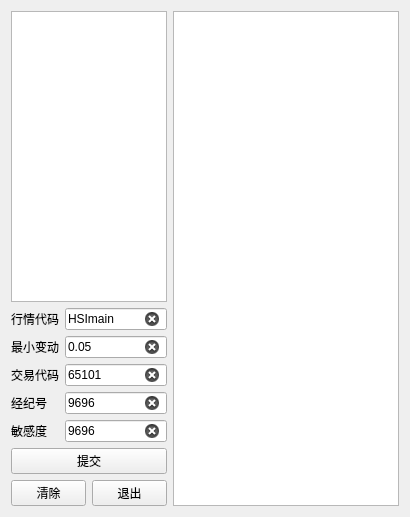
<?xml version="1.0" encoding="UTF-8"?>
<ui version="4.0">
 <class>Form</class>
 <widget class="QWidget" name="Form">
  <property name="geometry">
   <rect>
    <x>0</x>
    <y>0</y>
    <width>410</width>
    <height>515</height>
   </rect>
  </property>
  <property name="windowTitle">
   <string>Form</string>
  </property>
  <layout class="QHBoxLayout" name="horizontalLayout_3">
   <item>
    <layout class="QHBoxLayout" name="horizontalLayout_2">
     <item>
      <layout class="QGridLayout" name="gridLayout">
       <item row="3" column="2" colspan="2">
        <widget class="QLineEdit" name="TRADING_SECURITY_LE">
         <property name="maximumSize">
          <size>
           <width>102</width>
           <height>16777215</height>
          </size>
         </property>
         <property name="text">
          <string>65101</string>
         </property>
         <property name="clearButtonEnabled">
          <bool>true</bool>
         </property>
        </widget>
       </item>
       <item row="4" column="2" colspan="2">
        <widget class="QLineEdit" name="TRADING_NUM_LE">
         <property name="maximumSize">
          <size>
           <width>102</width>
           <height>16777215</height>
          </size>
         </property>
         <property name="text">
          <string>9696</string>
         </property>
         <property name="clearButtonEnabled">
          <bool>true</bool>
         </property>
        </widget>
       </item>
       <item row="1" column="0" colspan="2">
        <widget class="QLabel" name="label_6">
         <property name="maximumSize">
          <size>
           <width>48</width>
           <height>16777215</height>
          </size>
         </property>
         <property name="text">
          <string>行情代码</string>
         </property>
        </widget>
       </item>
       <item row="2" column="0" colspan="2">
        <widget class="QLabel" name="label_8">
         <property name="maximumSize">
          <size>
           <width>48</width>
           <height>16777215</height>
          </size>
         </property>
         <property name="text">
          <string>最小变动</string>
         </property>
        </widget>
       </item>
       <item row="6" column="0" colspan="4">
        <widget class="QPushButton" name="Submit_btn">
         <property name="enabled">
          <bool>true</bool>
         </property>
         <property name="maximumSize">
          <size>
           <width>156</width>
           <height>16777215</height>
          </size>
         </property>
         <property name="styleSheet">
          <string notr="true"/>
         </property>
         <property name="text">
          <string>提交</string>
         </property>
        </widget>
       </item>
       <item row="3" column="0" colspan="2">
        <widget class="QLabel" name="label_2">
         <property name="maximumSize">
          <size>
           <width>48</width>
           <height>16777215</height>
          </size>
         </property>
         <property name="text">
          <string>交易代码</string>
         </property>
        </widget>
       </item>
       <item row="2" column="2" colspan="2">
        <widget class="QLineEdit" name="MARKET_SMALL_LE">
         <property name="maximumSize">
          <size>
           <width>102</width>
           <height>16777215</height>
          </size>
         </property>
         <property name="text">
          <string>0.05</string>
         </property>
         <property name="clearButtonEnabled">
          <bool>true</bool>
         </property>
        </widget>
       </item>
       <item row="5" column="0" colspan="2">
        <widget class="QLabel" name="label_7">
         <property name="maximumSize">
          <size>
           <width>48</width>
           <height>16777215</height>
          </size>
         </property>
         <property name="text">
          <string>敏感度</string>
         </property>
        </widget>
       </item>
       <item row="0" column="0" colspan="4">
        <widget class="QListView" name="listView">
         <property name="maximumSize">
          <size>
           <width>156</width>
           <height>16777215</height>
          </size>
         </property>
        </widget>
       </item>
       <item row="7" column="3">
        <widget class="QPushButton" name="Exit_btn">
         <property name="maximumSize">
          <size>
           <width>75</width>
           <height>16777215</height>
          </size>
         </property>
         <property name="styleSheet">
          <string notr="true"/>
         </property>
         <property name="text">
          <string>退出</string>
         </property>
        </widget>
       </item>
       <item row="5" column="2" colspan="2">
        <widget class="QLineEdit" name="TRADING_SENSITIVITY_LE">
         <property name="maximumSize">
          <size>
           <width>102</width>
           <height>16777215</height>
          </size>
         </property>
         <property name="text">
          <string>9696</string>
         </property>
         <property name="clearButtonEnabled">
          <bool>true</bool>
         </property>
        </widget>
       </item>
       <item row="1" column="2" colspan="2">
        <widget class="QLineEdit" name="MARKET_SECURITY_LE">
         <property name="maximumSize">
          <size>
           <width>102</width>
           <height>16777215</height>
          </size>
         </property>
         <property name="text">
          <string>HSImain</string>
         </property>
         <property name="clearButtonEnabled">
          <bool>true</bool>
         </property>
        </widget>
       </item>
       <item row="4" column="0" colspan="2">
        <widget class="QLabel" name="label_5">
         <property name="maximumSize">
          <size>
           <width>48</width>
           <height>16777215</height>
          </size>
         </property>
         <property name="text">
          <string>经纪号</string>
         </property>
        </widget>
       </item>
       <item row="7" column="0" colspan="3">
        <widget class="QPushButton" name="Stop_btn">
         <property name="maximumSize">
          <size>
           <width>75</width>
           <height>16777215</height>
          </size>
         </property>
         <property name="styleSheet">
          <string notr="true"/>
         </property>
         <property name="text">
          <string>清除</string>
         </property>
        </widget>
       </item>
      </layout>
     </item>
     <item>
      <widget class="QListView" name="listView_2">
       <property name="minimumSize">
        <size>
         <width>226</width>
         <height>495</height>
        </size>
       </property>
      </widget>
     </item>
    </layout>
   </item>
  </layout>
 </widget>
 <resources/>
 <connections>
  <connection>
   <sender>TRADING_NUM_LE</sender>
   <signal>textChanged(QString)</signal>
   <receiver>Form</receiver>
   <slot>enable_register_btn()</slot>
   <hints>
    <hint type="sourcelabel">
     <x>219</x>
     <y>316</y>
    </hint>
    <hint type="destinationlabel">
     <x>0</x>
     <y>147</y>
    </hint>
   </hints>
  </connection>
  <connection>
   <sender>TRADING_SECURITY_LE</sender>
   <signal>textChanged(QString)</signal>
   <receiver>Form</receiver>
   <slot>enable_register_btn()</slot>
   <hints>
    <hint type="sourcelabel">
     <x>219</x>
     <y>290</y>
    </hint>
    <hint type="destinationlabel">
     <x>0</x>
     <y>119</y>
    </hint>
   </hints>
  </connection>
  <connection>
   <sender>MARKET_SECURITY_LE</sender>
   <signal>textChanged(QString)</signal>
   <receiver>Form</receiver>
   <slot>enable_register_btn()</slot>
   <hints>
    <hint type="sourcelabel">
     <x>219</x>
     <y>238</y>
    </hint>
    <hint type="destinationlabel">
     <x>0</x>
     <y>90</y>
    </hint>
   </hints>
  </connection>
  <connection>
   <sender>Exit_btn</sender>
   <signal>clicked()</signal>
   <receiver>Form</receiver>
   <slot>exit_pane()</slot>
   <hints>
    <hint type="sourcelabel">
     <x>219</x>
     <y>400</y>
    </hint>
    <hint type="destinationlabel">
     <x>385</x>
     <y>106</y>
    </hint>
   </hints>
  </connection>
  <connection>
   <sender>Submit_btn</sender>
   <signal>clicked()</signal>
   <receiver>Form</receiver>
   <slot>subimit()</slot>
   <hints>
    <hint type="sourcelabel">
     <x>219</x>
     <y>371</y>
    </hint>
    <hint type="destinationlabel">
     <x>364</x>
     <y>156</y>
    </hint>
   </hints>
  </connection>
  <connection>
   <sender>Stop_btn</sender>
   <signal>clicked()</signal>
   <receiver>Form</receiver>
   <slot>stop_pane()</slot>
   <hints>
    <hint type="sourcelabel">
     <x>155</x>
     <y>400</y>
    </hint>
    <hint type="destinationlabel">
     <x>407</x>
     <y>266</y>
    </hint>
   </hints>
  </connection>
  <connection>
   <sender>MARKET_SMALL_LE</sender>
   <signal>textChanged(QString)</signal>
   <receiver>Form</receiver>
   <slot>enable_register_btn()</slot>
   <hints>
    <hint type="sourcelabel">
     <x>151</x>
     <y>256</y>
    </hint>
    <hint type="destinationlabel">
     <x>-23</x>
     <y>250</y>
    </hint>
   </hints>
  </connection>
  <connection>
   <sender>TRADING_SENSITIVITY_LE</sender>
   <signal>textChanged(QString)</signal>
   <receiver>Form</receiver>
   <slot>enable_register_btn()</slot>
   <hints>
    <hint type="sourcelabel">
     <x>141</x>
     <y>333</y>
    </hint>
    <hint type="destinationlabel">
     <x>-20</x>
     <y>331</y>
    </hint>
   </hints>
  </connection>
 </connections>
 <slots>
  <slot>enable_register_btn()</slot>
  <slot>exit_pane()</slot>
  <slot>subimit()</slot>
  <slot>stop_pane()</slot>
 </slots>
</ui>
